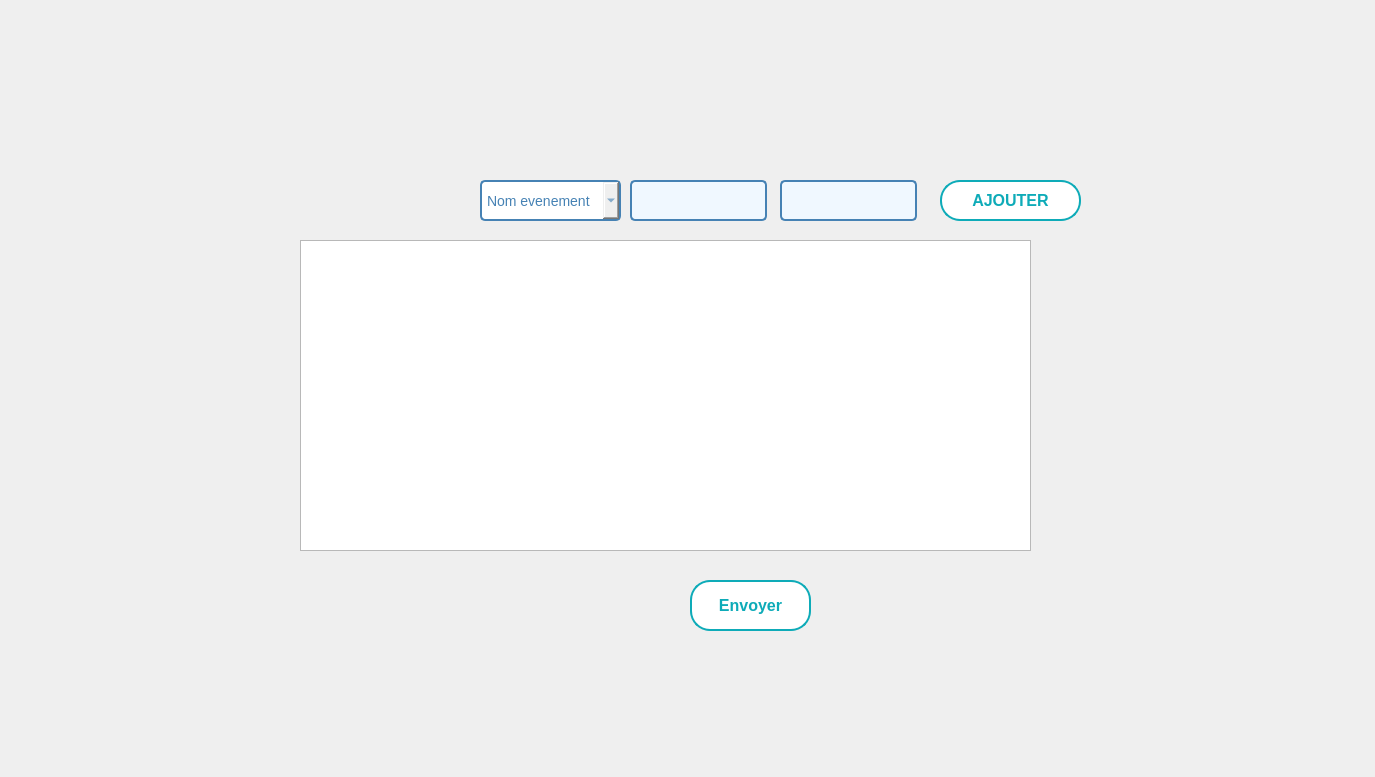
      <widget class="QWidget" name="tab_12">
       <property name="minimumSize">
        <size>
         <width>1366</width>
         <height>768</height>
        </size>
       </property>
       <attribute name="title">
        <string>Participer</string>
       </attribute>
       <widget class="QComboBox" name="liste_nom">
        <property name="geometry">
         <rect>
          <x>480</x>
          <y>180</y>
          <width>141</width>
          <height>41</height>
         </rect>
        </property>
        <property name="styleSheet">
         <string notr="true">/* Style général du QComboBox */
QComboBox {
    border: 2px solid #4682B4; /* Bordure bleue */
    border-radius: 5px; /* Coins arrondis */
    padding: 5px; /* Espace intérieur */
    font-size: 14px; /* Taille de la police */
    font-family: &quot;Arial&quot;, sans-serif; /* Police de caractère */
    color: #4682B4; /* Couleur du texte */

}




/* Style des éléments déroulants */
QComboBox QAbstractItemView {
    border: 2px solid #4682B4; /* Bordure bleue */
    border-radius: 5px; /* Coins arrondis */
    font-size: 14px; /* Taille de la police */
    font-family: &quot;Arial&quot;, sans-serif; /* Police de caractère */
    color: #4682B4; /* Couleur du texte */
    background-color: #F0F8FF; /* Couleur de fond */
}

/* Style des éléments déroulants au survol */
QComboBox QAbstractItemView:hover {
    background-color: #87CEEB; /* Couleur de fond bleue au survol */
}
</string>
        </property>
        <item>
         <property name="text">
          <string>Nom evenement</string>
         </property>
        </item>
       </widget>
       <widget class="QLineEdit" name="CIN">
        <property name="enabled">
         <bool>true</bool>
        </property>
        <property name="geometry">
         <rect>
          <x>630</x>
          <y>180</y>
          <width>137</width>
          <height>41</height>
         </rect>
        </property>
        <property name="styleSheet">
         <string notr="true">/* Style général du formulaire */
QLineEdit {
    border: 2px solid #4682B4; /* Bordure bleue */
    border-radius: 5px; /* Coins arrondis */
    padding: 5px; /* Espace intérieur */
    font-size: 14px; /* Taille de la police */
    font-family: &quot;Arial&quot;, sans-serif; /* Police de caractère */
    color: #4682B4; /* Couleur du texte */
    background-color: #F0F8FF; /* Couleur de fond */
}

/* Style lorsque le champ de formulaire est en focus */
QLineEdit:focus {
    border-color: #1E90FF; /* Bordure bleu clair en focus */
}

/* Style pour les champs désactivés */
QLineEdit:disabled {
    color: #808080; /* Texte gris pour les champs désactivés */
    background-color: #F5F5F5; /* Fond gris clair pour les champs désactivés */
}
</string>
        </property>
       </widget>
       <widget class="QPushButton" name="ajout">
        <property name="enabled">
         <bool>true</bool>
        </property>
        <property name="geometry">
         <rect>
          <x>940</x>
          <y>180</y>
          <width>141</width>
          <height>41</height>
         </rect>
        </property>
        <property name="font">
         <font>
          <family>Arial</family>
          <pointsize>12</pointsize>
          <weight>75</weight>
          <bold>true</bold>
         </font>
        </property>
        <property name="autoFillBackground">
         <bool>false</bool>
        </property>
        <property name="styleSheet">
         <string notr="true">/* Styles généraux du bouton */
QPushButton {
    background-color: #ffffff; /* Bleu clair pour représenter l'eau */
    border: 2px solid #0EABB8; /* Bordure bleue */
    color: #0EABB8; /* Texte blanc */
    padding: 10px ; /* Espacement intérieur */

    font-weight: bold; /* Police en gras */
    border-radius: 20px; /* Bordure arrondie */
    outline: none; /* Supprime la bordure de focus */
  
    overflow: hidden; /* Cache le contenu débordant */
    transition: background-color 0.3s, color 0.3s; /* Transition des couleurs */
}

/* Style au survol du bouton */
QPushButton:hover {
    background-color: #0EABB8; /* Fond devient blanc */
    color: #ffffff; /* Texte devient bleu clair */
}

/* Style au clic du bouton */
QPushButton:pressed {
    background-color: #0EABB8; /* Bleu foncé lors du clic */
    color: #f8f8f8; /* Texte blanc lors du clic */
}

/* Animation pour le pseudo-élément :after */
QPushButton::after {
    content: ''; /* Contenu vide */
    position: absolute; /* Position absolue */
    width: 100%; /* Largeur à 100% */
    height: 100%; /* Hauteur à 100% */
    background-color: rgba(255, 255, 255, 0.3); /* Fond semi-transparent */
    top: 50%; /* Positionnement au centre vertical */
    left: 50%; /* Positionnement au centre horizontal */
    border-radius: 50%; /* Bordure arrondie */
    transform: translate(-50%, -50%) scale(0); /* Réduit l'échelle à 0 */
    transition: transform 0.5s ease; /* Transition de l'échelle */
}

/* Animation au survol du bouton */
QPushButton:hover::after {
    transform: translate(-50%, -50%) scale(2); /* Augmente l'échelle à 2 */
}
</string>
        </property>
        <property name="text">
         <string>AJOUTER</string>
        </property>
        <property name="icon">
         <iconset>
          <normaloff>Downloads/anyrgb.com.png</normaloff>Downloads/anyrgb.com.png</iconset>
        </property>
        <property name="autoDefault">
         <bool>true</bool>
        </property>
       </widget>
       <widget class="QTableView" name="tab_liste">
        <property name="geometry">
         <rect>
          <x>300</x>
          <y>240</y>
          <width>731</width>
          <height>311</height>
         </rect>
        </property>
       </widget>
       <widget class="QPushButton" name="sendBtn">
        <property name="geometry">
         <rect>
          <x>690</x>
          <y>580</y>
          <width>121</width>
          <height>51</height>
         </rect>
        </property>
        <property name="font">
         <font>
          <family>Arial</family>
          <pointsize>12</pointsize>
          <weight>75</weight>
          <bold>true</bold>
         </font>
        </property>
        <property name="styleSheet">
         <string notr="true">/* Styles généraux du bouton */
QPushButton {
    background-color: #ffffff; /* Bleu clair pour représenter l'eau */
    border: 2px solid #0EABB8; /* Bordure bleue */
    color: #0EABB8; /* Texte blanc */
    padding: 10px ; /* Espacement intérieur */

    font-weight: bold; /* Police en gras */
    border-radius: 20px; /* Bordure arrondie */
    outline: none; /* Supprime la bordure de focus */
  
    overflow: hidden; /* Cache le contenu débordant */
    transition: background-color 0.3s, color 0.3s; /* Transition des couleurs */
}

/* Style au survol du bouton */
QPushButton:hover {
    background-color: #0EABB8; /* Fond devient blanc */
    color: #ffffff; /* Texte devient bleu clair */
}

/* Style au clic du bouton */
QPushButton:pressed {
    background-color: #0EABB8; /* Bleu foncé lors du clic */
    color: #f8f8f8; /* Texte blanc lors du clic */
}

/* Animation pour le pseudo-élément :after */
QPushButton::after {
    content: ''; /* Contenu vide */
    position: absolute; /* Position absolue */
    width: 100%; /* Largeur à 100% */
    height: 100%; /* Hauteur à 100% */
    background-color: rgba(255, 255, 255, 0.3); /* Fond semi-transparent */
    top: 50%; /* Positionnement au centre vertical */
    left: 50%; /* Positionnement au centre horizontal */
    border-radius: 50%; /* Bordure arrondie */
    transform: translate(-50%, -50%) scale(0); /* Réduit l'échelle à 0 */
    transition: transform 0.5s ease; /* Transition de l'échelle */
}

/* Animation au survol du bouton */
QPushButton:hover::after {
    transform: translate(-50%, -50%) scale(2); /* Augmente l'échelle à 2 */
}
</string>
        </property>
        <property name="text">
         <string>Envoyer</string>
        </property>
       </widget>
       <widget class="QLabel" name="label_20">
        <property name="geometry">
         <rect>
          <x>0</x>
          <y>0</y>
          <width>1366</width>
          <height>768</height>
         </rect>
        </property>
        <property name="text">
         <string/>
        </property>
        <property name="pixmap">
         <pixmap resource="gestion_abonnement/image/image.qrc">:/background_3.png</pixmap>
        </property>
        <property name="scaledContents">
         <bool>true</bool>
        </property>
       </widget>
       <widget class="QLineEdit" name="mail">
        <property name="enabled">
         <bool>true</bool>
        </property>
        <property name="geometry">
         <rect>
          <x>780</x>
          <y>180</y>
          <width>137</width>
          <height>41</height>
         </rect>
        </property>
        <property name="styleSheet">
         <string notr="true">/* Style général du formulaire */
QLineEdit {
    border: 2px solid #4682B4; /* Bordure bleue */
    border-radius: 5px; /* Coins arrondis */
    padding: 5px; /* Espace intérieur */
    font-size: 14px; /* Taille de la police */
    font-family: &quot;Arial&quot;, sans-serif; /* Police de caractère */
    color: #4682B4; /* Couleur du texte */
    background-color: #F0F8FF; /* Couleur de fond */
}

/* Style lorsque le champ de formulaire est en focus */
QLineEdit:focus {
    border-color: #1E90FF; /* Bordure bleu clair en focus */
}

/* Style pour les champs désactivés */
QLineEdit:disabled {
    color: #808080; /* Texte gris pour les champs désactivés */
    background-color: #F5F5F5; /* Fond gris clair pour les champs désactivés */
}
</string>
        </property>
       </widget>
       <zorder>label_20</zorder>
       <zorder>liste_nom</zorder>
       <zorder>CIN</zorder>
       <zorder>ajout</zorder>
       <zorder>tab_liste</zorder>
       <zorder>sendBtn</zorder>
       <zorder>mail</zorder>
      </widget>
